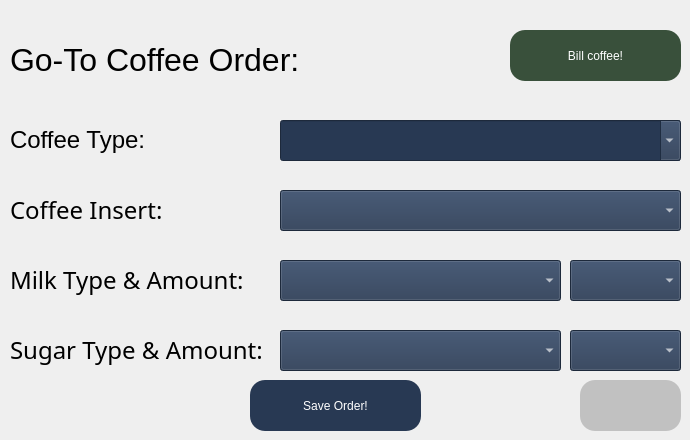
       <widget class="QWidget" name="tabCoffeeConfig">
        <attribute name="title">
         <string>Coffee Configuration</string>
        </attribute>
        <widget class="QLabel" name="txtGoToOrder">
         <property name="geometry">
          <rect>
           <x>10</x>
           <y>40</y>
           <width>321</width>
           <height>41</height>
          </rect>
         </property>
         <property name="font">
          <font>
           <family>Segoe UI</family>
           <pointsize>24</pointsize>
           <weight>50</weight>
           <italic>false</italic>
           <bold>false</bold>
          </font>
         </property>
         <property name="styleSheet">
          <string notr="true"/>
         </property>
         <property name="text">
          <string>&lt;html&gt;&lt;head/&gt;&lt;body&gt;&lt;p&gt;&lt;span style=&quot; font-size:24pt;&quot;&gt;Go-To Coffee Order:&lt;/span&gt;&lt;/p&gt;&lt;/body&gt;&lt;/html&gt;</string>
         </property>
        </widget>
        <widget class="QComboBox" name="cbMilkShots">
         <property name="geometry">
          <rect>
           <x>570</x>
           <y>260</y>
           <width>111</width>
           <height>41</height>
          </rect>
         </property>
         <property name="font">
          <font>
           <pointsize>18</pointsize>
          </font>
         </property>
         <property name="styleSheet">
          <string notr="true">background-color: rgb(40, 57, 83);
color: rgb(255, 255, 255);
</string>
         </property>
         <property name="editable">
          <bool>false</bool>
         </property>
         <item>
          <property name="text">
           <string/>
          </property>
         </item>
         <item>
          <property name="text">
           <string>0/8 cup</string>
          </property>
         </item>
         <item>
          <property name="text">
           <string>1/8 cup</string>
          </property>
         </item>
         <item>
          <property name="text">
           <string>2/8 cup</string>
          </property>
         </item>
         <item>
          <property name="text">
           <string>3/8 cup</string>
          </property>
         </item>
         <item>
          <property name="text">
           <string>4/8 cup</string>
          </property>
         </item>
         <item>
          <property name="text">
           <string>5/8 cup</string>
          </property>
         </item>
         <item>
          <property name="text">
           <string>6/8 cup</string>
          </property>
         </item>
         <item>
          <property name="text">
           <string>7/8 cup</string>
          </property>
         </item>
         <item>
          <property name="text">
           <string>8/8 cup</string>
          </property>
         </item>
        </widget>
        <widget class="QComboBox" name="cbCoffeeType">
         <property name="enabled">
          <bool>true</bool>
         </property>
         <property name="geometry">
          <rect>
           <x>280</x>
           <y>120</y>
           <width>401</width>
           <height>41</height>
          </rect>
         </property>
         <property name="maximumSize">
          <size>
           <width>16777215</width>
           <height>41</height>
          </size>
         </property>
         <property name="font">
          <font>
           <family>Segoe UI</family>
           <pointsize>20</pointsize>
           <weight>50</weight>
           <italic>false</italic>
           <bold>false</bold>
          </font>
         </property>
         <property name="styleSheet">
          <string notr="true">background-color: rgb(40, 57, 83);
font: 20pt &quot;Segoe UI&quot;;
color: rgb(255, 255, 255);
</string>
         </property>
         <property name="editable">
          <bool>true</bool>
         </property>
         <item>
          <property name="text">
           <string/>
          </property>
         </item>
         <item>
          <property name="text">
           <string>Black (Just coffee)</string>
          </property>
         </item>
         <item>
          <property name="text">
           <string>Latte (Espresso, steamed milk)</string>
          </property>
         </item>
         <item>
          <property name="text">
           <string>Cappuccino (Espresso, steamed milk, foam)</string>
          </property>
         </item>
         <item>
          <property name="text">
           <string>Espresso</string>
          </property>
         </item>
         <item>
          <property name="text">
           <string>Americano (Espresso, hot water)</string>
          </property>
         </item>
        </widget>
        <widget class="QLabel" name="txtCoffeeType">
         <property name="geometry">
          <rect>
           <x>10</x>
           <y>120</y>
           <width>261</width>
           <height>41</height>
          </rect>
         </property>
         <property name="font">
          <font>
           <family>Segoe UI</family>
           <pointsize>22</pointsize>
           <weight>50</weight>
           <italic>false</italic>
           <bold>false</bold>
          </font>
         </property>
         <property name="styleSheet">
          <string notr="true"/>
         </property>
         <property name="text">
          <string>&lt;html&gt;&lt;head/&gt;&lt;body&gt;&lt;p&gt;&lt;span style=&quot; font-size:18pt;&quot;&gt;Coffee Type:&lt;/span&gt;&lt;/p&gt;&lt;/body&gt;&lt;/html&gt;</string>
         </property>
        </widget>
        <widget class="QLabel" name="txtMilkShots">
         <property name="geometry">
          <rect>
           <x>10</x>
           <y>260</y>
           <width>261</width>
           <height>41</height>
          </rect>
         </property>
         <property name="font">
          <font>
           <family>Oswald</family>
           <pointsize>20</pointsize>
           <weight>50</weight>
           <italic>false</italic>
           <bold>false</bold>
          </font>
         </property>
         <property name="styleSheet">
          <string notr="true"/>
         </property>
         <property name="text">
          <string>&lt;html&gt;&lt;head/&gt;&lt;body&gt;&lt;p&gt;&lt;span style=&quot; font-size:18pt;&quot;&gt;Milk Type &amp;amp; Amount:&lt;/span&gt;&lt;/p&gt;&lt;/body&gt;&lt;/html&gt;</string>
         </property>
        </widget>
        <widget class="QComboBox" name="cbMilkType">
         <property name="enabled">
          <bool>true</bool>
         </property>
         <property name="geometry">
          <rect>
           <x>280</x>
           <y>260</y>
           <width>281</width>
           <height>41</height>
          </rect>
         </property>
         <property name="font">
          <font>
           <family>Calibri Light</family>
           <pointsize>20</pointsize>
           <weight>50</weight>
           <italic>false</italic>
           <bold>false</bold>
          </font>
         </property>
         <property name="styleSheet">
          <string notr="true">background-color: rgb(40, 57, 83);
color: rgb(255, 255, 255);
</string>
         </property>
         <property name="editable">
          <bool>false</bool>
         </property>
        </widget>
        <widget class="QLabel" name="txtSugarTsp">
         <property name="geometry">
          <rect>
           <x>10</x>
           <y>330</y>
           <width>261</width>
           <height>41</height>
          </rect>
         </property>
         <property name="font">
          <font>
           <family>Oswald</family>
           <pointsize>18</pointsize>
           <weight>50</weight>
           <italic>false</italic>
           <bold>false</bold>
          </font>
         </property>
         <property name="styleSheet">
          <string notr="true"/>
         </property>
         <property name="text">
          <string>&lt;html&gt;&lt;head/&gt;&lt;body&gt;&lt;p&gt;Sugar Type &amp;amp; Amount:&lt;/p&gt;&lt;/body&gt;&lt;/html&gt;</string>
         </property>
        </widget>
        <widget class="QComboBox" name="cbSugarTsp">
         <property name="geometry">
          <rect>
           <x>570</x>
           <y>330</y>
           <width>111</width>
           <height>41</height>
          </rect>
         </property>
         <property name="font">
          <font>
           <pointsize>18</pointsize>
          </font>
         </property>
         <property name="styleSheet">
          <string notr="true">background-color: rgb(40, 57, 83);
color: rgb(255, 255, 255);
</string>
         </property>
         <property name="editable">
          <bool>false</bool>
         </property>
         <item>
          <property name="text">
           <string/>
          </property>
         </item>
         <item>
          <property name="text">
           <string>0 tsp.</string>
          </property>
         </item>
         <item>
          <property name="text">
           <string>1 tsp.</string>
          </property>
         </item>
         <item>
          <property name="text">
           <string>2 tsp.</string>
          </property>
         </item>
         <item>
          <property name="text">
           <string>3 tsp.</string>
          </property>
         </item>
         <item>
          <property name="text">
           <string>4 tsp.</string>
          </property>
         </item>
         <item>
          <property name="text">
           <string>5 tsp.</string>
          </property>
         </item>
         <item>
          <property name="text">
           <string>6 tsp.</string>
          </property>
         </item>
         <item>
          <property name="text">
           <string>7 tsp.</string>
          </property>
         </item>
         <item>
          <property name="text">
           <string>8 tsp.</string>
          </property>
         </item>
         <item>
          <property name="text">
           <string>9 tsp.</string>
          </property>
         </item>
         <item>
          <property name="text">
           <string>10 tsp.</string>
          </property>
         </item>
        </widget>
        <widget class="QPushButton" name="btnSaveOrder">
         <property name="geometry">
          <rect>
           <x>250</x>
           <y>380</y>
           <width>171</width>
           <height>51</height>
          </rect>
         </property>
         <property name="styleSheet">
          <string notr="true">border-radius:15px;
background-color: rgb(40, 57, 83); 
color: white;
font: 16pt &quot;Lora&quot;;</string>
         </property>
         <property name="text">
          <string>Save Order!</string>
         </property>
        </widget>
        <widget class="QComboBox" name="cbSugarType">
         <property name="enabled">
          <bool>true</bool>
         </property>
         <property name="geometry">
          <rect>
           <x>280</x>
           <y>330</y>
           <width>281</width>
           <height>41</height>
          </rect>
         </property>
         <property name="font">
          <font>
           <family>Calibri Light</family>
           <pointsize>20</pointsize>
           <weight>50</weight>
           <italic>false</italic>
           <bold>false</bold>
          </font>
         </property>
         <property name="styleSheet">
          <string notr="true">background-color: rgb(40, 57, 83);
color: rgb(255, 255, 255);
</string>
         </property>
         <property name="editable">
          <bool>false</bool>
         </property>
        </widget>
        <widget class="QPushButton" name="btnBillCoffee">
         <property name="geometry">
          <rect>
           <x>510</x>
           <y>30</y>
           <width>171</width>
           <height>51</height>
          </rect>
         </property>
         <property name="styleSheet">
          <string notr="true">border-radius:15px;
background-color: rgb(57, 80, 59);
color: white;
font: 16pt &quot;Lora&quot;;</string>
         </property>
         <property name="text">
          <string>Bill coffee!</string>
         </property>
        </widget>
        <widget class="QLabel" name="lblError_cc">
         <property name="geometry">
          <rect>
           <x>10</x>
           <y>380</y>
           <width>231</width>
           <height>51</height>
          </rect>
         </property>
         <property name="font">
          <font>
           <family>MS Shell Dlg 2</family>
           <pointsize>9</pointsize>
           <weight>50</weight>
           <italic>false</italic>
           <bold>false</bold>
          </font>
         </property>
         <property name="styleSheet">
          <string notr="true">font: 9pt &quot;MS Shell Dlg 2&quot;; color:red;</string>
         </property>
         <property name="text">
          <string>&lt;html&gt;&lt;head/&gt;&lt;body&gt;&lt;p&gt;&lt;br/&gt;&lt;/p&gt;&lt;/body&gt;&lt;/html&gt;</string>
         </property>
        </widget>
        <widget class="QComboBox" name="cbCoffeeInsert">
         <property name="enabled">
          <bool>true</bool>
         </property>
         <property name="geometry">
          <rect>
           <x>280</x>
           <y>190</y>
           <width>401</width>
           <height>41</height>
          </rect>
         </property>
         <property name="font">
          <font>
           <family>Segoe UI</family>
           <pointsize>20</pointsize>
           <weight>50</weight>
           <italic>false</italic>
           <bold>false</bold>
          </font>
         </property>
         <property name="styleSheet">
          <string notr="true">background-color: rgb(40, 57, 83);
color: rgb(255, 255, 255);
</string>
         </property>
         <property name="editable">
          <bool>false</bool>
         </property>
         <item>
          <property name="text">
           <string/>
          </property>
         </item>
         <item>
          <property name="text">
           <string>small</string>
          </property>
         </item>
         <item>
          <property name="text">
           <string>large</string>
          </property>
         </item>
        </widget>
        <widget class="QLabel" name="txtCoffeeType_2">
         <property name="geometry">
          <rect>
           <x>10</x>
           <y>190</y>
           <width>261</width>
           <height>41</height>
          </rect>
         </property>
         <property name="font">
          <font>
           <family>Oswald</family>
           <pointsize>22</pointsize>
           <weight>50</weight>
           <italic>false</italic>
           <bold>false</bold>
          </font>
         </property>
         <property name="styleSheet">
          <string notr="true"/>
         </property>
         <property name="text">
          <string>&lt;html&gt;&lt;head/&gt;&lt;body&gt;&lt;p&gt;&lt;span style=&quot; font-size:18pt;&quot;&gt;Coffee Insert:&lt;/span&gt;&lt;/p&gt;&lt;/body&gt;&lt;/html&gt;</string>
         </property>
        </widget>
        <widget class="QPushButton" name="btnKeyboard">
         <property name="geometry">
          <rect>
           <x>580</x>
           <y>380</y>
           <width>101</width>
           <height>51</height>
          </rect>
         </property>
         <property name="styleSheet">
          <string notr="true">border-radius:15px;
background-color: rgb(193, 193, 193);
color: white;
font: 16pt &quot;Lora&quot;;</string>
         </property>
         <property name="text">
          <string/>
         </property>
         <property name="icon">
          <iconset>
           <normaloff>images/keyboard.png</normaloff>images/keyboard.png</iconset>
         </property>
         <property name="iconSize">
          <size>
           <width>40</width>
           <height>40</height>
          </size>
         </property>
        </widget>
        <widget class="QLabel" name="lblDone_cc">
         <property name="geometry">
          <rect>
           <x>440</x>
           <y>380</y>
           <width>121</width>
           <height>41</height>
          </rect>
         </property>
         <property name="font">
          <font>
           <family>MS Shell Dlg 2</family>
           <pointsize>9</pointsize>
           <weight>50</weight>
           <italic>false</italic>
           <bold>false</bold>
          </font>
         </property>
         <property name="styleSheet">
          <string notr="true">font: 9pt &quot;MS Shell Dlg 2&quot;; color:blue;</string>
         </property>
         <property name="text">
          <string/>
         </property>
         <property name="textFormat">
          <enum>Qt::AutoText</enum>
         </property>
         <property name="alignment">
          <set>Qt::AlignCenter</set>
         </property>
        </widget>
       </widget>
